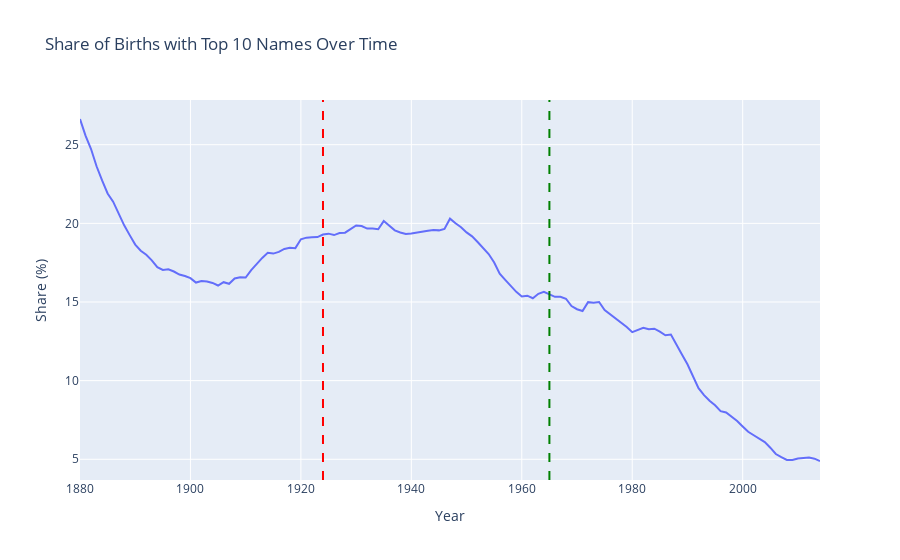

Write notebook code for a chart like this one.
### Markdown cell above
## 6. Concentration of Popular Names

### Code cell
# Calculate the share of births going to the top 10 names each year
def top_n_share(group, n=10):
    total = group['Count'].sum()
    top_n = group.nlargest(n, 'Count')['Count'].sum()
    return top_n / total * 100

top10_share_by_year = df.groupby('Year').apply(top_n_share).reset_index()
top10_share_by_year.columns = ['Year', 'Top10_Share']

fig = px.line(top10_share_by_year, x='Year', y='Top10_Share',
              title='Share of Births with Top 10 Names Over Time',
              labels={'Top10_Share': 'Share (%)'})

fig.add_vline(x=1924, line_dash="dash", line_color="red")
fig.add_vline(x=1965, line_dash="dash", line_color="green")

fig.show()

### Figure 1 — Plotly figure (JSON) as saved in the notebook; plotly's stock layout.template omitted (floating-point values rounded to 4 significant figures; data arrays with more than 128 entries replaced by an {"elided": "..."} marker saying what was removed)
{"data": [{"hovertemplate": "Year=%{x}<br>Share (%)=%{y}<extra></extra>", "legendgroup": "", "line": {"color": "#636efa", "dash": "solid"}, "marker": {"symbol": "circle"}, "mode": "lines", "name": "", "orientation": "v", "showlegend": false, "type": "scatter", "x": {"elided": "135 int values"}, "xaxis": "x", "y": {"elided": "135 float values"}, "yaxis": "y"}], "layout": {"legend": {"tracegroupgap": 0}, "shapes": [{"line": {"color": "red", "dash": "dash"}, "type": "line", "x0": 1924, "x1": 1924, "xref": "x", "y0": 0, "y1": 1, "yref": "y domain"}, {"line": {"color": "green", "dash": "dash"}, "type": "line", "x0": 1965, "x1": 1965, "xref": "x", "y0": 0, "y1": 1, "yref": "y domain"}], "title": {"text": "Share of Births with Top 10 Names Over Time"}, "xaxis": {"anchor": "y", "domain": [0, 1], "title": {"text": "Year"}}, "yaxis": {"anchor": "x", "domain": [0, 1], "title": {"text": "Share (%)"}}}}
